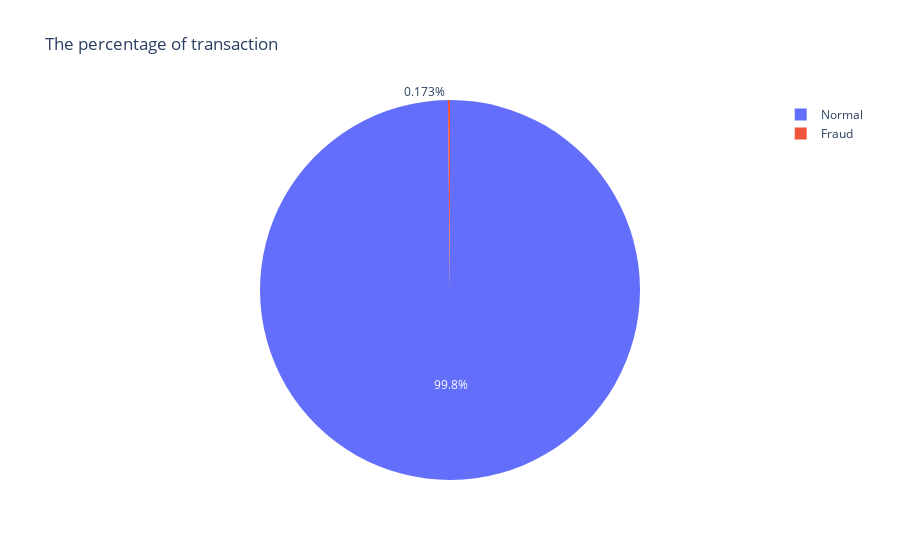

Source (notebook cell):
### Code cell
#Quick pie
fraud_df = credit_df[credit_df['Class'] == 1]
non_fraud_df = credit_df[credit_df['Class'] == 0]

total_fraud_normal=credit_df['Class'].value_counts().to_list()

origin_data=[fraud_df,non_fraud_df]

fig=px.pie(values=total_fraud_normal,names=['Normal','Fraud'],title='The percentage of transaction')
fig.show()

### Figure 1 — Plotly figure (JSON) as saved in the notebook; plotly's stock layout.template omitted (floating-point values rounded to 4 significant figures)
{"data": [{"domain": {"x": [0, 1], "y": [0, 1]}, "hovertemplate": "label=%{label}<br>value=%{value}<extra></extra>", "labels": ["Normal", "Fraud"], "legendgroup": "", "name": "", "showlegend": true, "type": "pie", "values": [284315, 492]}], "layout": {"legend": {"tracegroupgap": 0}, "title": {"text": "The percentage of transaction"}}}
